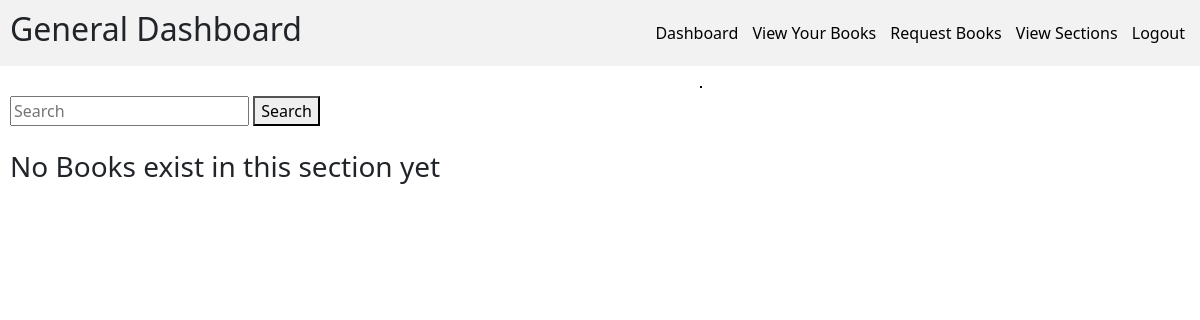
Page /sections/0/ (signed in) on the earlier database version.
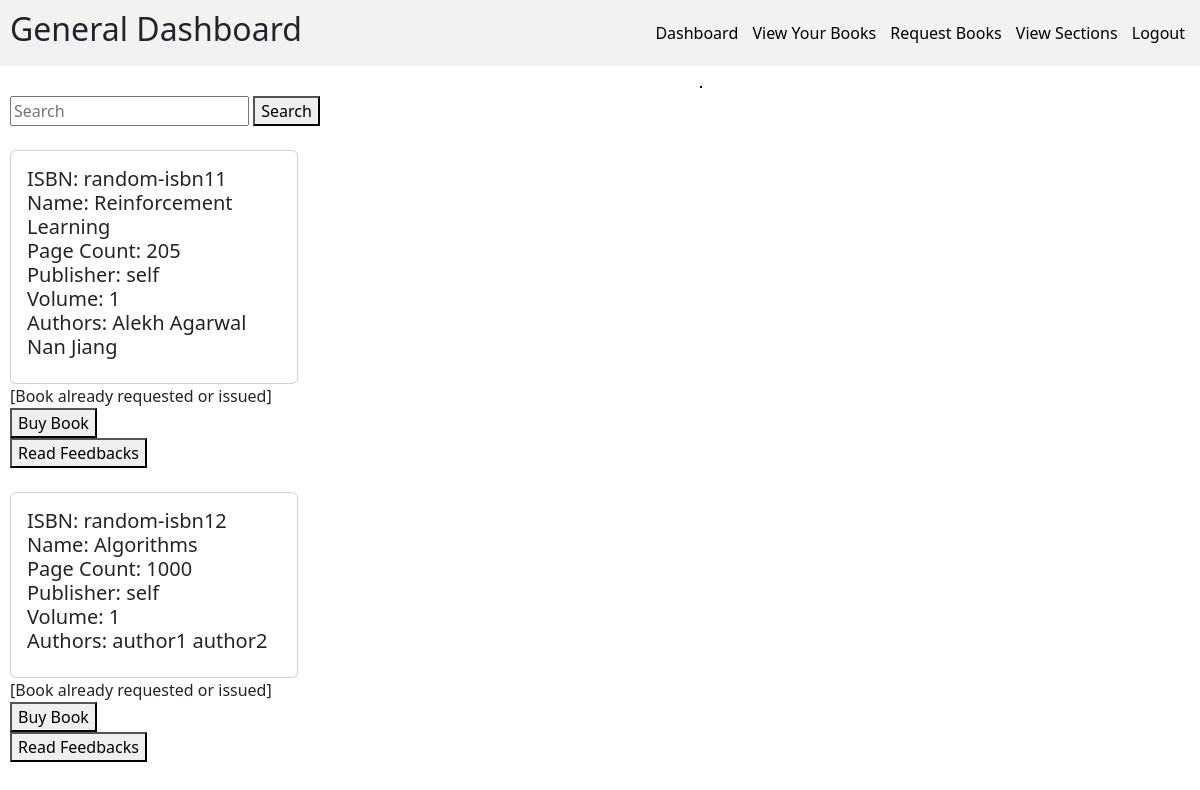
Same page on the later database version.
### models.py (models this page shows)
class BookModel(db.Model):
    __tablename__ = "book"
    id = Column(Integer, primary_key=True, autoincrement=True)
    isbn = Column(String(13), nullable=False, unique=True)
    name = Column(String(100), nullable=False)
    page_count = Column(Integer, nullable=False)
    content = Column(String, nullable=False)
    publisher = Column(String(100), nullable=False)
    volume = Column(Integer, nullable = False)
    section_id = Column(Integer, ForeignKey("section.id"), nullable=False)
    search_word = Column(String(500), nullable=False)
    price = Column(Integer, nullable=False)

class BookAuthorModel(db.Model):
    __tablename__ = "book_author"
    book_id = Column(Integer, ForeignKey("book.id"), primary_key=True)
    author_name = Column(String(40), primary_key=True)
    search_word = Column(String(40), nullable=False)

class BookIssueModel(db.Model):
    __tablename__ = "book_issue"
    book_id = Column(Integer, ForeignKey("book.id"), primary_key=True)
    uid = Column(Integer, ForeignKey("user_login.id"), primary_key=True)
    date_of_issue = Column(Date, nullable=False)
    date_of_return = Column(Date, nullable=False)

### app.py (the view)
@app.route("/sections/<section_id>/", methods=["GET"])
@login_required
def viewBooks(section_id):
    book_authors = get_all_book_authors()
    section = SectionModel.query.filter_by(id=section_id).first()
    if not section:
        flash("Section not found")
        return redirect(url_for("sections"))
    books = BookModel.query.filter_by(section_id=section.id).all()
    user_info = UserInfoModel.query.filter_by(uid=current_user.id).first()
    if not user_info:
        flash("User info does not exist")
        return redirect("/")
    print(books)
    book_issues = BookIssueModel.query.filter_by(uid=current_user.id).all()
    book_requests = BookRequestsModel.query.filter_by(uid=current_user.id).all()
    my_books = []
    for book_issue in book_issues:
        my_books.append(book_issue)
    for book_request in book_requests:
        my_books.append(book_request)
    return render_template(
        "viewBooks.html",
        section_id=section.id,
        books=books,
        role=user_info.role,
        book_authors=book_authors,
        my_books=my_books,
    )

### app.py (called while the page is built)
def get_all_book_authors():
    return BookAuthorModel.query.all()

### blueprints/api.py (called while the page is built)
@login_manager.user_loader
def load_user(id):
    return UserLoginModel.query.get(id)

### Templates/viewBooks.html (shortened to what this page needs)
{% if role == "Librarian" %}
{% extends "librarianBase.html" %}
{% else %}
{% extends "generalBase.html" %}
{% endif %}
{% block content %}
<div>
    <form action="/viewBooks/{{section_id}}/search">
        <input type="search" placeholder="Search" aria-label="Search" name="search_word">
        <button type="submit">Search</button>
    </form>
    <br>
</div>
<div>
    {% if not books: %}
    <h3>No Books exist in this section yet</h3>
    {% endif %}
    {% for book in books: %}
    <div class="card" style="width: 18rem;">
        <div class="card-body">
            <h5>
                ISBN: {{book.isbn}} <br>
                Name: {{book.name}} <br>
                Page Count: {{book.page_count}} <br>
                Publisher: {{book.publisher}} <br>
                Volume: {{book.volume}} <br>
                Authors:
                {% for book_author in book_authors: %}
                    {% if book.id == book_author.book_id: %}
                    {{book_author.author_name}}
                    {% endif %}
                {% endfor %}
            </h5>
        </div>
    </div>
    <div>
        {% if role == "General" %}
        {% for my_book in my_books if my_book.book_id == book.id %}
        [Book already requested or issued] <br>
        {% else %}
        <a href="/requestBook?id={{book.id}}"><button>Request Book</button></a> <br>
        {% endfor %}
        <a href="/buyBook?id={{book.id}}"><button>Buy Book</button></a> <br>
        {% endif %}
        <a href="/readFeedback?id={{book.id}}"><button>Read Feedbacks</button></a>
    </div>
    <br>
    {% endfor %}
    <br>
</div>
{% endblock %}

Differences in the rows shown:
added BookModel: isbn "random-isbn11", name "Reinforcement Learning", page_count "205", publisher "self", volume "1"
added BookAuthorModel: author_name "Alekh Agarwal", shown under "random-isbn11"
added BookAuthorModel: author_name "Nan Jiang", shown under "random-isbn11"
added BookModel: isbn "random-isbn12", name "Algorithms", page_count "1000", publisher "self", volume "1"
added BookAuthorModel: author_name "author1", shown under "random-isbn12"
added BookAuthorModel: author_name "author2", shown under "random-isbn12"
Other differences:
text no longer shown: "No Books exist in this section yet"
